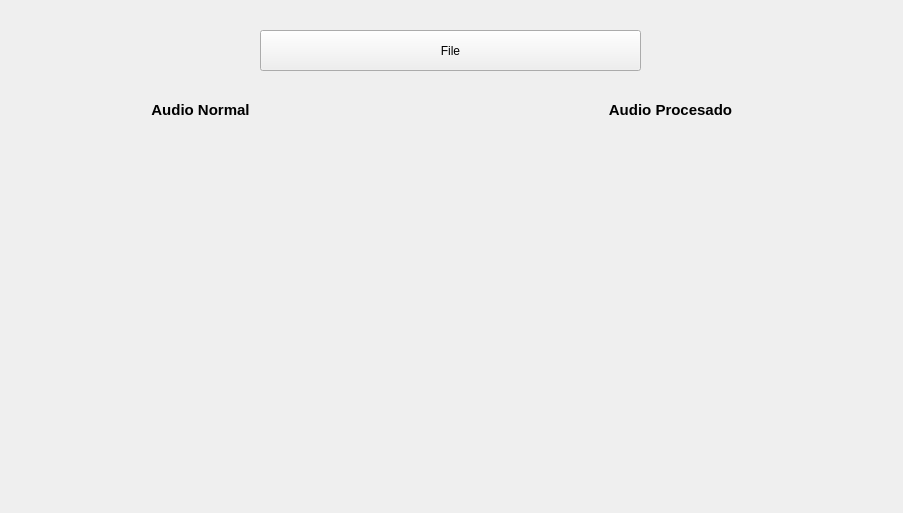
<?xml version="1.0" encoding="UTF-8"?>
<ui version="4.0">
 <class>indexView</class>
 <widget class="QWidget" name="indexView">
  <property name="geometry">
   <rect>
    <x>0</x>
    <y>0</y>
    <width>903</width>
    <height>513</height>
   </rect>
  </property>
  <property name="windowTitle">
   <string>Form</string>
  </property>
  <widget class="QPushButton" name="pushButtonFile">
   <property name="geometry">
    <rect>
     <x>260</x>
     <y>30</y>
     <width>381</width>
     <height>41</height>
    </rect>
   </property>
   <property name="text">
    <string>File</string>
   </property>
  </widget>
  <widget class="QWidget" name="widgetAudio" native="true">
   <property name="geometry">
    <rect>
     <x>10</x>
     <y>141</y>
     <width>421</width>
     <height>361</height>
    </rect>
   </property>
  </widget>
  <widget class="QWidget" name="widgetAudioProcesado" native="true">
   <property name="geometry">
    <rect>
     <x>439</x>
     <y>140</y>
     <width>451</width>
     <height>361</height>
    </rect>
   </property>
  </widget>
  <widget class="QLabel" name="label">
   <property name="geometry">
    <rect>
     <x>110</x>
     <y>100</y>
     <width>181</width>
     <height>21</height>
    </rect>
   </property>
   <property name="text">
    <string>&lt;html&gt;&lt;head/&gt;&lt;body&gt;&lt;p align=&quot;center&quot;&gt;&lt;span style=&quot; font-size:11pt; font-weight:600;&quot;&gt;Audio Normal&lt;/span&gt;&lt;/p&gt;&lt;/body&gt;&lt;/html&gt;</string>
   </property>
  </widget>
  <widget class="QLabel" name="label_2">
   <property name="geometry">
    <rect>
     <x>580</x>
     <y>100</y>
     <width>181</width>
     <height>21</height>
    </rect>
   </property>
   <property name="text">
    <string>&lt;html&gt;&lt;head/&gt;&lt;body&gt;&lt;p align=&quot;center&quot;&gt;&lt;span style=&quot; font-size:11pt; font-weight:600;&quot;&gt;Audio Procesado&lt;/span&gt;&lt;/p&gt;&lt;/body&gt;&lt;/html&gt;</string>
   </property>
  </widget>
 </widget>
 <resources/>
 <connections/>
</ui>
